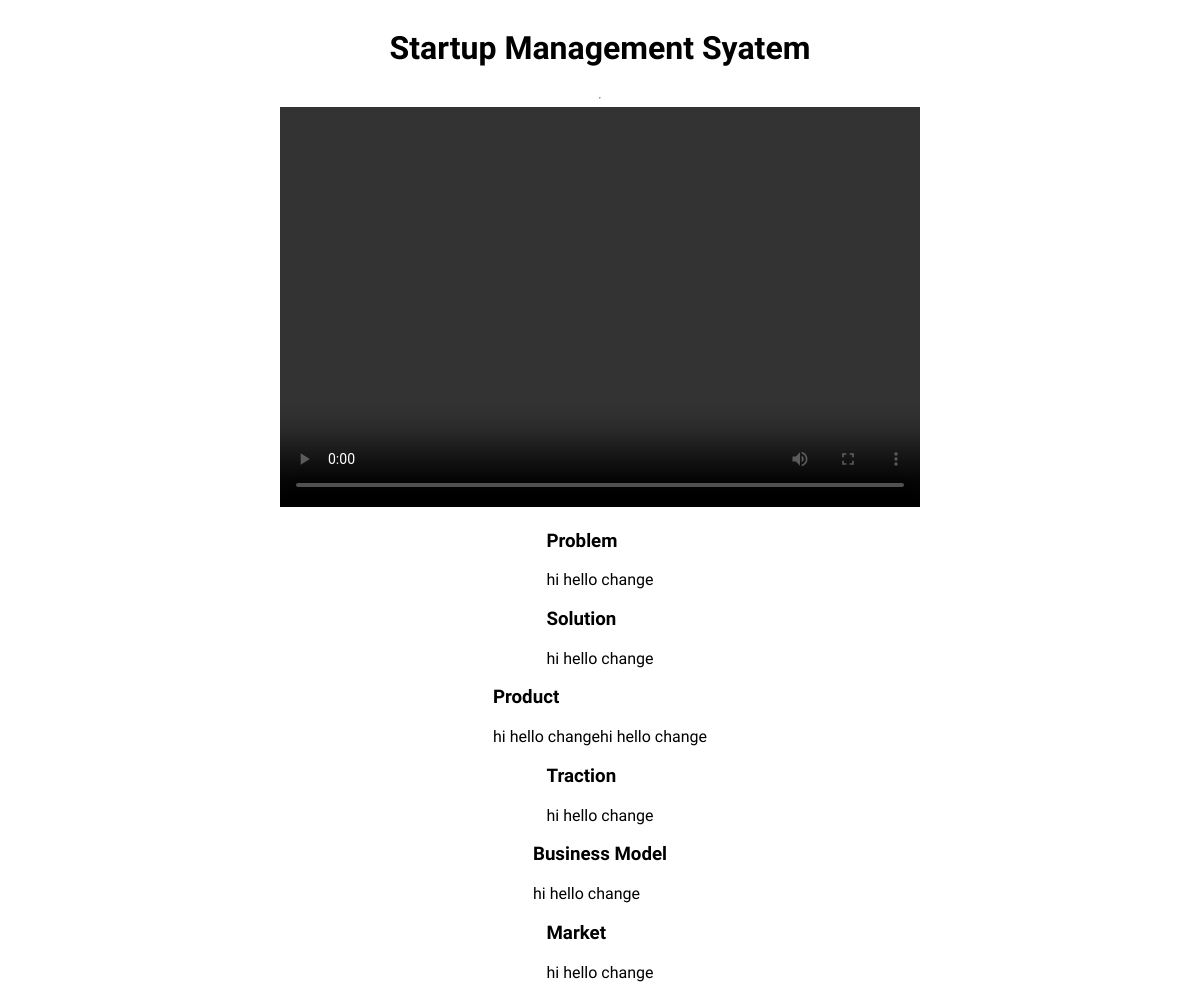
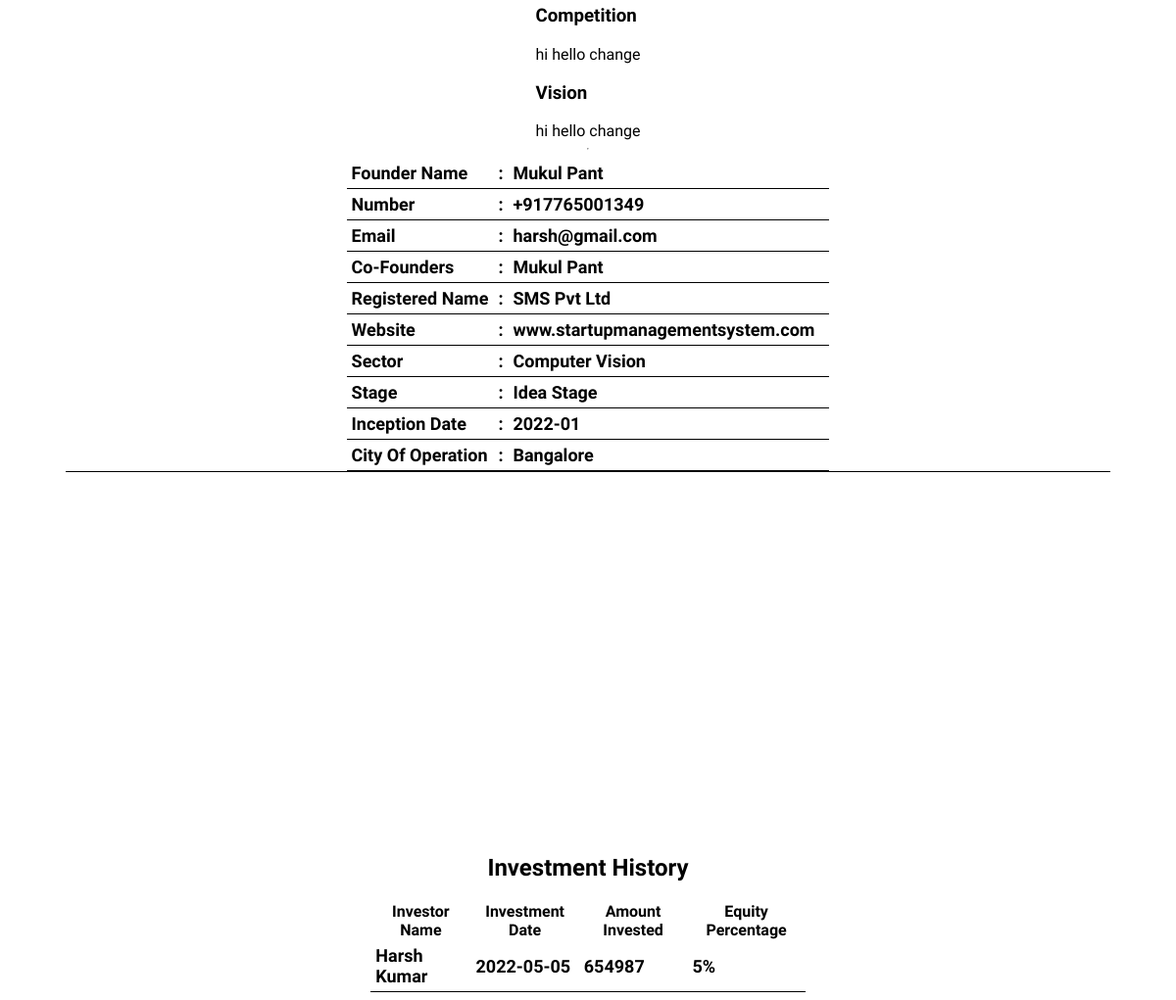
The page /startup-investor/Investor/home/assets/php/startup_profile.php?send=1217681388 (signed in) on the database its author committed (2 pictures, top to bottom).
### tables this page shows
CREATE TABLE `startup` (
  `unique_id` bigint(255) NOT NULL,
  `name` varchar(255) NOT NULL,
  `email` varchar(255) NOT NULL,
  `gender` varchar(255) NOT NULL,
  `number` varchar(255) NOT NULL,
  `password` varchar(255) NOT NULL,
  `founder` int(2) NOT NULL,
  `blog_linku_one` varchar(255) NOT NULL,
  `blog_linkn_one` varchar(255) NOT NULL,
  `startup_name` varchar(255) NOT NULL,
  `reg_startup_name` varchar(255) NOT NULL,
  `website_url` varchar(255) NOT NULL,
  `sector` varchar(255) NOT NULL,
  `stage` varchar(255) NOT NULL,
  `inception_date` varchar(255) NOT NULL,
  `city_opp` varchar(255) NOT NULL,
  `status` int(255) NOT NULL,
  `profile_pic_url` varchar(255) NOT NULL,
  `video_url` varchar(255) NOT NULL,
  `chat_status` varchar(255) NOT NULL
);

CREATE TABLE `startup_info` (
  `unique_id` bigint(255) NOT NULL,
  `problem` mediumtext NOT NULL,
  `solution` mediumtext NOT NULL,
  `product` mediumtext NOT NULL,
  `traction` mediumtext NOT NULL,
  `bizmodel` mediumtext NOT NULL,
  `market` mediumtext NOT NULL,
  `competition` mediumtext NOT NULL,
  `vision` mediumtext NOT NULL
);

CREATE TABLE `investment` (
  `id` int(11) NOT NULL,
  `investor` bigint(255) NOT NULL,
  `startup` bigint(255) NOT NULL,
  `date` date NOT NULL,
  `amount` bigint(255) NOT NULL,
  `equity_percent` bigint(255) NOT NULL,
  `status` bigint(255) NOT NULL
);

CREATE TABLE `investor` (
  `unique_id` bigint(255) NOT NULL,
  `name` varchar(255) NOT NULL,
  `email` varchar(255) NOT NULL,
  `gender` varchar(255) NOT NULL,
  `password` varchar(255) NOT NULL,
  `pan` varchar(255) NOT NULL,
  `number` bigint(255) NOT NULL,
  `describes` varchar(255) NOT NULL,
  `invested_before` int(255) NOT NULL,
  `budget` int(255) NOT NULL,
  `property` int(255) NOT NULL,
  `status` int(255) NOT NULL,
  `profile_pic_url` varchar(255) NOT NULL,
  `chat_status` varchar(255) NOT NULL
);

### startup-investor/Investor/home/assets/php/startup_profile.php (the view, shortened to what this page needs)
<?php
include("../../../../Assets/php/connection/connection.php");
$s_id=$_GET['send'];
$query =mysqli_query($con,"SELECT * FROM startup WHERE unique_id ='".$s_id."'");
$numrows=mysqli_num_rows($query);
if($numrows!=0)
{
while($row=mysqli_fetch_assoc($query))
{
    $dbusername=$row['name'];
    $u_email = $row['email'];
    $u_number = $row['number'];
    $u_startup_name = $row['startup_name'];
    $r_startup_name = $row['reg_startup_name'];
    $u_website_url = $row['website_url'];
    $c_founder = $row['blog_linku_one'];
    $u_sector = $row['sector'];
    $u_stage = $row['stage'];
    $u_city = $row['city_opp'];
    $date = $row['inception_date'];
    $pitch = $row['video_url'];
}
}
$info =mysqli_query($con,"SELECT * FROM startup_info WHERE unique_id ='".$s_id."'");
$numrows=mysqli_num_rows($query);
if($numrows!=0)
{
while($row_i=mysqli_fetch_assoc($info))
{
    $problem = $row_i['problem'];
    $solution = $row_i['solution'];
    $product = $row_i['product'];
    $traction = $row_i['traction'];
    $bizmodel = $row_i['bizmodel'];
    $market = $row_i['market'];
    $competition = $row_i['competition'];
    $vision = $row_i['vision'];
}
}
?>
<!DOCTYPE html>
<html lang="en">
<head>
</head>
<body>
    <div class="center">
    <div >
        <h1><?php echo $u_startup_name;?></h1>
    </div>
    <hr>
    <div class="pitch">
        <video width="640" height="400" controls>
            <source src="../../../../Startup/home/<?php echo  $pitch;?>" type="video/mp4">
        </video>
    </div>
    <div>
        <h3>Problem</h3>
        <?php echo $problem;?>
    </div>
    <div>
        <h3>Solution</h3>
        <?php echo $solution;?>
    </div>
    <div>
        <h3>Product</h3>
        <?php echo $product;?>
    </div>
    <div>
        <h3>Traction</h3>
        <?php echo $traction;?>
    </div>
    <div>
        <h3>Business Model</h3>
        <?php echo $bizmodel;?>
    </div>
    <div>
        <h3>Market</h3>
        <?php echo $market;?>
    </div>
    <div>
        <h3>Competition</h3>
        <?php echo $competition;?>
    </div>
    <div>
        <h3>Vision</h3>
        <?php echo $vision;?>
    </div>
    <hr>
    <table class="center">
        <tr>
          <td>Founder Name</td>
          <td>:</td>
          <td><?php echo $dbusername;?><td>
        </tr>
        <tr>
          <td>Number</td>
          <td>:</td>
          <td><?php echo $u_number;?><td>
        </tr>
        <tr>
          <td>Email</td>
          <td>:</td>
          <td><?php echo $u_email;?><td>
        </tr>
        <tr>
          <td>Co-Founders</td>
          <td>:</td>
          <td><?php echo $c_founder;?><td>
        </tr>
        <tr>
          <td>Registered Name</td>
          <td>:</td>
          <td><?php echo $r_startup_name;?><td>
        </tr>
        <tr>
          <td>Website</td>
          <td>:</td>
          <td><?php echo $u_website_url;?><td>
        </tr>
        <tr>
          <td>Sector</td>
          <td>:</td>
          <td><?php echo $u_sector;?><td>
        </tr>
        <tr>
          <td>Stage</td>
          <td>:</td>
          <td><?php echo $u_stage;?><td>
        </tr>
        <tr>
          <td>Inception Date</td>
          <td>:</td>
          <td><?php echo $date;?><td>
        </tr>
        <tr>
          <td>City Of Operation</td>
          <td>:</td>
          <td><?php echo $u_city;?><td>
        </tr>
      </table>
      <div id="chartContainer" style="height: 370px; width:500px;"></div>
                        <?php
                            $investment_graph = mysqli_query($con,"SELECT * FROM investment WHERE startup ='".$s_id."' AND status = 1");
                            while($fetch = mysqli_fetch_array($investment_graph)){
                                $inv_name = mysqli_query($con,"SELECT * FROM investor WHERE unique_id='".$fetch['investor']."'");
                                while($f_name = mysqli_fetch_array($inv_name)){$i_name = $f_name['name'];}
                            }
                    ?>
      <h2>Investment History</h2>
        <div class="i_box center">
            <table>
                <tr>
                    <th>Investor Name</th>
                    <th>Investment Date</th>
                    <th>Amount Invested</th>
                    <th>Equity Percentage</th>
                </tr>
                <?php
                    $investment = mysqli_query($con,"SELECT * FROM investment WHERE startup ='".$s_id."' and status = 1");
                    while($fetch = mysqli_fetch_array($investment)){
                        $inv_name = mysqli_query($con,"SELECT * FROM investor WHERE unique_id='".$fetch['investor']."'");
                        while($f_name = mysqli_fetch_array($inv_name)){$i_name = $f_name['name'];}
                        echo '
                        <tr>
                            <td>'.$i_name.'</td>
                            <td>'.$fetch['date'].'</td>
                            <td>'.$fetch['amount'].'</td>
                            <td>'.$fetch['equity_percent'].'%</td>
                        </tr>
                        ';
                    }
                ?>
            </table>
        </div>
    </div>
</body>
</html>

### startup-investor/Investor/home/assets/php/startup_profile.php (style rules this page uses)
body { font-family: "Sofia", sans-serif; background-color: transparent; }
.center { display: flex; align-content: center; justify-content: center; flex-flow:wrap; }
table, td { border: 0; border-bottom: 1px solid black; border-collapse: collapse; }
table { width: 90%; }
td { padding: 5px; font-size:large; font-weight:bold; }
.i_box { background-color: rgba(255, 255, 255, 0.371); }

### rows shown on the page
startup: startup_name "Startup Management Syatem", name "Mukul Pant", number "+917765001349", email "harsh@gmail.com", blog_linku_one "Mukul Pant", reg_startup_name "SMS Pvt Ltd", website_url "www.startupmanagementsystem.com", sector "Computer Vision", stage "Idea Stage", inception_date "2022-01", city_opp "Bangalore"
startup_info: problem "hi hello change", solution "hi hello change", product "hi hello changehi hello change", traction "hi hello change", bizmodel "hi hello change", market "hi hello change", competition "hi hello change", vision "hi hello change"
investment: investor.name "Harsh Kumar", date "2022-05-05", amount "654987", equity_percent "5"
